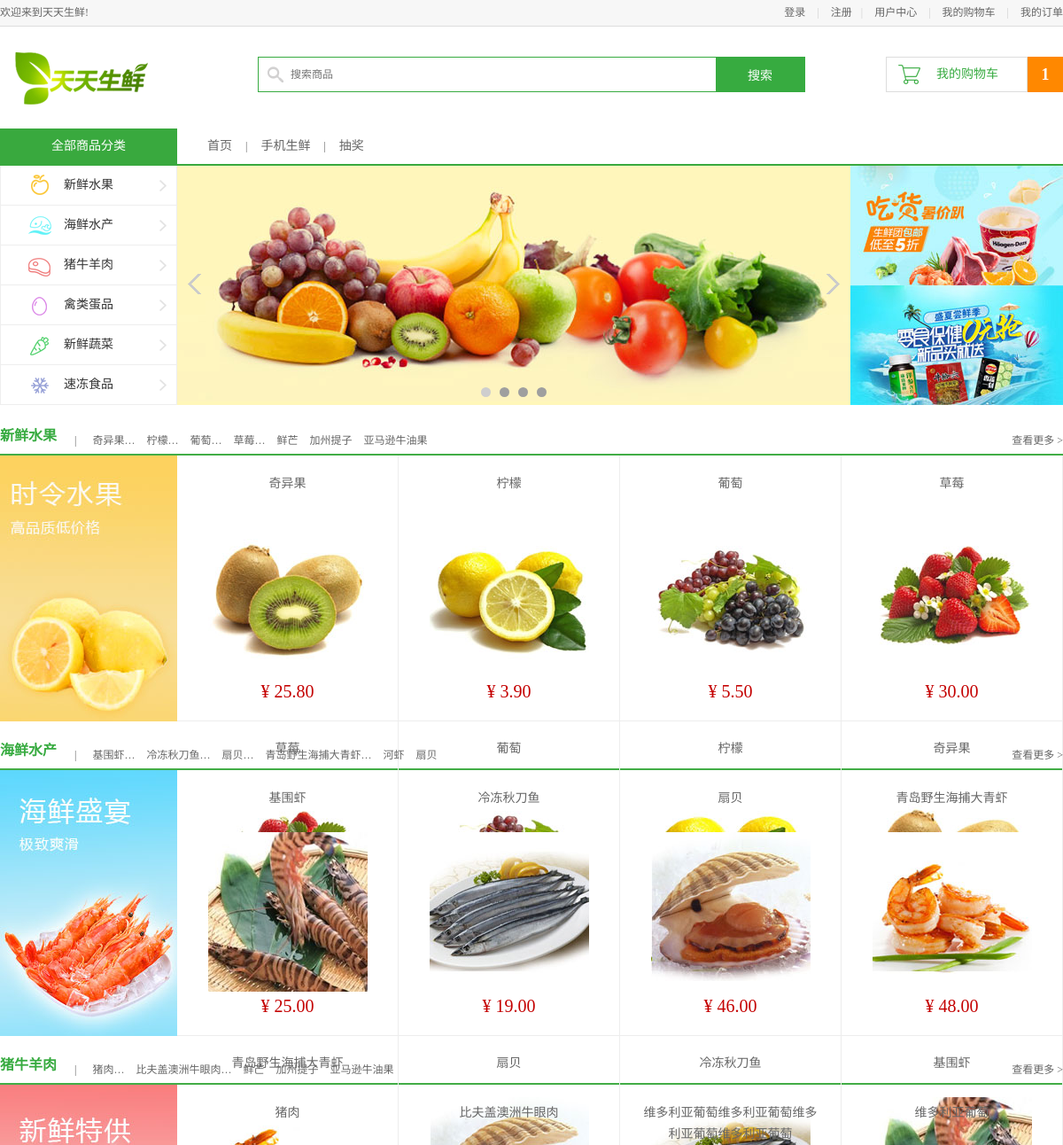
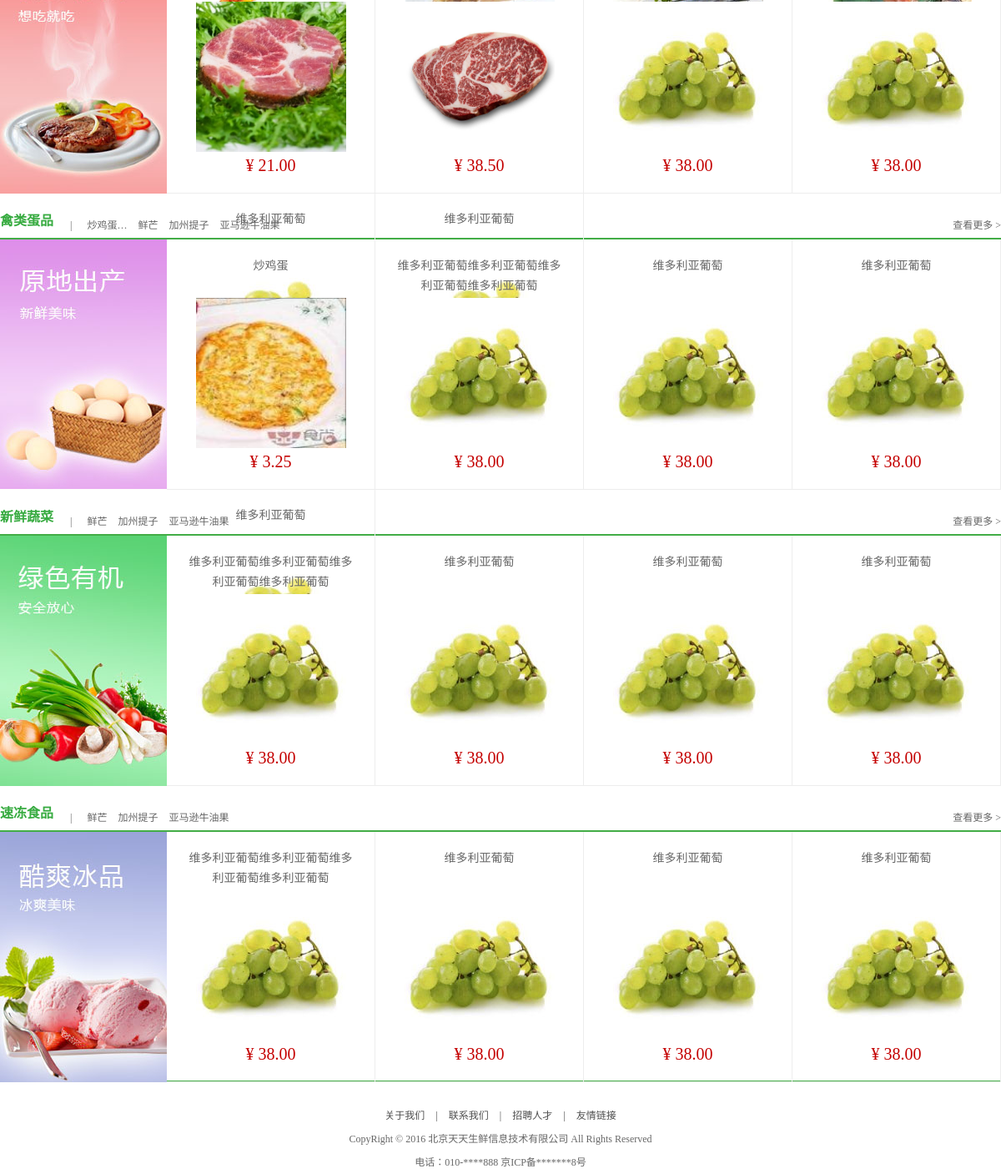
The app's page /index/ with its own data (2 pictures, top to bottom).
### goods/models.py (models this page shows, shortened)
class GoodInfo(models.Model):
    gtitle = models.CharField(max_length=32)
    gpic = models.ImageField(upload_to='image/goods') # upload_to是什么？
    gprice = models.DecimalField(max_digits=6,decimal_places=2)
    guntil = models.CharField(max_length=10,default='500g')
    isDelete = models.BooleanField(default=0)
    gclick = models.IntegerField(default=0)
    gintroduction = models.CharField(max_length= 250)
    stock = models.IntegerField(default=0)
    gcontent = models.TextField(blank=True)
    gadv = models.BooleanField(default=0)
    gtype = models.ForeignKey('GoodTypeInfo',on_delete=models.CASCADE)

### dailyfresh/views.py (the view)
# urls.py: path('index/',views.index),
def index(request):
    goodtypes = GoodTypeInfo.objects.all()
    typeone = goodtypes[0].goodinfo_set.order_by('-id')[0:4]
    typeone_h = goodtypes[0].goodinfo_set.order_by('-gclick')[0:4]
    typetwo = goodtypes[1].goodinfo_set.order_by('-id')[0:4]
    typetwo_h = goodtypes[1].goodinfo_set.order_by('-gclick')[0:4]
    typethree = goodtypes[2].goodinfo_set.order_by('-id')[0:4]
    typethree_h = goodtypes[2].goodinfo_set.order_by('-gclick')[0:4]
    typefour = goodtypes[3].goodinfo_set.order_by('-id')[0:4]
    typefour_h = goodtypes[3].goodinfo_set.order_by('-gclick')[0:4]
    typefive = goodtypes[3].goodinfo_set.order_by('-id')[0:4]
    typefive_h = goodtypes[3].goodinfo_set.order_by('-gclick')[0:4]
    typesix = goodtypes[3].goodinfo_set.order_by('-id')[0:4]
    typesix_h = goodtypes[3].goodinfo_set.order_by('-gclick')[0:4]
    context = {'title':'首页','locals':locals(),'t1':typeone,'t1h':typeone_h,'t2':typetwo,'t2h':typetwo_h,
               't3':typethree,'t3h':typethree_h,'t4':typefour,'t4h':typefour_h,'th5':typefive,
               'th5h':typefive_h,'th6':typesix_h,
               }
    return render(request, 'goods/index.html', context)

### templates/goods/index.html (shortened to what this page needs)
{% extends 'base_goods.html' %}
{% block main_con %}
    <div class="navbar_con">
		<div class="navbar">
			<h1 class="fl">全部商品分类</h1>
			<ul class="navlist fl">
				<li><a href="">首页</a></li>
				<li class="interval">|</li>
				<li><a href="">手机生鲜</a></li>
				<li class="interval">|</li>
				<li><a href="">抽奖</a></li>
			</ul>
		</div>
	</div>
	<div class="center_con clearfix">
		<ul class="subnav fl">
			<li><a href="#model01" class="fruit">新鲜水果</a></li>
			<li><a href="#model02" class="seafood">海鲜水产</a></li>
			<li><a href="#model03" class="meet">猪牛羊肉</a></li>
			<li><a href="#model04" class="egg">禽类蛋品</a></li>
			<li><a href="#model05" class="vegetables">新鲜蔬菜</a></li>
			<li><a href="#model06" class="ice">速冻食品</a></li>
		</ul>
		<div class="slide fl">
			<ul class="slide_pics">
				<li><img src="/static/images/slide.jpg" alt="幻灯片"></li>
			</ul>
			<div class="prev"></div>
			<div class="next"></div>
			<ul class="points"></ul>
		</div>
		<div class="adv fl">
			<a href="#"><img src="/static/images/adv01.jpg"></a>
			<a href="#"><img src="/static/images/adv02.jpg"></a>
		</div>
	</div>
	<div class="list_model">
		<div class="list_title clearfix">
			<h3 class="fl" id="model01">新鲜水果</h3>
			<div class="subtitle fl">
				<span>|</span>
                {% for g in t1 %}
                    <a href="/good/{{ g.id }}/">{{ g.gtitle|slice:'10' }}…</a>
                {% endfor %}
				<a href="#">鲜芒</a>
				<a href="#">加州提子</a>
				<a href="#">亚马逊牛油果</a>
			</div>
			<a href="#" class="goods_more fr" id="fruit_more">查看更多 ></a>
		</div>
		<div class="goods_con clearfix">
			<div class="goods_banner fl"><img src="/static/images/banner01.jpg"></div>
			<ul class="goods_list fl">
                {% for g in t1 %}
                    <li>
                        <h4><a href="/goods/{{ g.id }}/">{{ g.gtitle }}</a></h4>
                        <a href="#"><img src="/static/{{ g.gpic }}/" alt="{{ g.gtitle }}"></a>
                        <div class="prize">¥ {{ g.gprice }}</div>
                    </li>
                {% endfor %}
				<li>
					<h4><a href="#">草莓</a></h4>
					<a href="#"><img src="/static/images/goods/goods003.jpg"></a>
					<div class="prize">¥ 30.00</div>
				</li>
				<li>
					<h4><a href="#">葡萄</a></h4>
					<a href="#"><img src="/static/images/goods/goods002.jpg"></a>
					<div class="prize">¥ 5.50</div>
				</li>
				<li>
					<h4><a href="#">柠檬</a></h4>
					<a href="#"><img src="/static/images/goods/goods001.jpg"></a>
					<div class="prize">¥ 3.90</div>
				</li>
				<li>
					<h4><a href="#">奇异果</a></h4>
					<a href="#"><img src="/static/images/goods/goods012.jpg"></a>
					<div class="prize">¥ 25.80</div>
				</li>
			</ul>
		</div>
	</div>
	<div class="list_model">
		<div class="list_title clearfix">
			<h3 class="fl" id="model02">海鲜水产</h3>
			<div class="subtitle fl">
				<span>|</span>
                {% for g in t2 %}
                    <a href="/good/{{ g.id }}/">{{ g.gtitle|slice:'10' }}…</a>
                {% endfor %}
				<a href="#">河虾</a>
				<a href="#">扇贝</a>
			</div>
			<a href="#" class="goods_more fr">查看更多 ></a>
		</div>
		<div class="goods_con clearfix">
			<div class="goods_banner fl"><img src="images/banner02.jpg"></div>
			<ul class="goods_list fl">
                {% for g in t2 %}
                    <li>
                        <h4><a href="/goods/{{ g.id }}/">{{ g.gtitle }}</a></h4>
                        <a href="#"><img src="/static/{{ g.gpic }}/" alt="{{ g.gtitle }}"></a>
                        <div class="prize">¥ {{ g.gprice }}</div>
                    </li>
                {% endfor %}
				<li>
					<h4><a href="#">青岛野生海捕大青虾</a></h4>
					<a href="#"><img src="images/goods/goods018.jpg"></a>
					<div class="prize">¥ 48.00</div>
				</li>
				<li>
					<h4><a href="#">扇贝</a></h4>
					<a href="#"><img src="images/goods/goods019.jpg"></a>
					<div class="prize">¥ 46.00</div>
				</li>
				<li>
					<h4><a href="#">冷冻秋刀鱼</a></h4>
					<a href="#"><img src="images/goods/goods020.jpg"></a>
					<div class="prize">¥ 19.00</div>
				</li>
				<li>
					<h4><a href="#">基围虾</a></h4>
					<a href="#"><img src="images/goods/goods021.jpg"></a>
					<div class="prize">¥ 25.00</div>
				</li>
			</ul>
		</div>
	</div>
	<div class="list_model">
		<div class="list_title clearfix">
			<h3 class="fl" id="model03">猪牛羊肉</h3>
			<div class="subtitle fl">
				<span>|</span>
                {% for g in t3 %}
                    <a href="/good/{{ g.id }}/">{{ g.gtitle|slice:'10' }}…</a>
                {% endfor %}
				<a href="#">鲜芒</a>
				<a href="#">加州提子</a>
				<a href="#">亚马逊牛油果</a>
			</div>
			<a href="#" class="goods_more fr">查看更多 ></a>
		</div>
		<div class="goods_con clearfix">
			<div class="goods_banner fl"><img src="images/banner03.jpg"></div>
			<ul class="goods_list fl">
                {% for g in t3 %}
                    <li>
                        <h4><a href="/goods/{{ g.id }}/">{{ g.gtitle }}</a></h4>
                        <a href="#"><img src="/static/{{ g.gpic }}/" alt="{{ g.gtitle }}"></a>
                        <div class="prize">¥ {{ g.gprice }}</div>
                    </li>
                {% endfor %}
				<li>
					<h4><a href="#">维多利亚葡萄维多利亚葡萄维多利亚葡萄维多利亚葡萄</a></h4>
					<a href="#"><img src="images/goods.jpg"></a>
					<div class="prize">¥ 38.00</div>
				</li>
				<li>
					<h4><a href="#">维多利亚葡萄</a></h4>
					<a href="#"><img src="images/goods.jpg"></a>
					<div class="prize">¥ 38.00</div>
				</li>
				<li>
					<h4><a href="#">维多利亚葡萄</a></h4>
					<a href="#"><img src="images/goods.jpg"></a>
					<div class="prize">¥ 38.00</div>
				</li>
				<li>
					<h4><a href="#">维多利亚葡萄</a></h4>
					<a href="#"><img src="images/goods.jpg"></a>
					<div class="prize">¥ 38.00</div>
				</li>
			</ul>
		</div>
	</div>
	<div class="list_model">
		<div class="list_title clearfix">
			<h3 class="fl" id="model04">禽类蛋品</h3>
			<div class="subtitle fl">
				<span>|</span>
                {% for g in t4 %}
                    <a href="/good/{{ g.id }}/">{{ g.gtitle|slice:'10' }}…</a>
                {% endfor %}
				<a href="#">鲜芒</a>
				<a href="#">加州提子</a>
				<a href="#">亚马逊牛油果</a>
			</div>
			<a href="#" class="goods_more fr">查看更多 ></a>
		</div>
		<div class="goods_con clearfix">
			<div class="goods_banner fl"><img src="images/banner04.jpg"></div>
			<ul class="goods_list fl">
                {% for g in t4 %}
                    <li>
                        <h4><a href="/goods/{{ g.id }}/">{{ g.gtitle }}</a></h4>
                        <a href="#"><img src="/static/{{ g.gpic }}/" alt="{{ g.gtitle }}"></a>
                        <div class="prize">¥ {{ g.gprice }}</div>
                    </li>
                {% endfor %}
				<li>
					<h4><a href="#">维多利亚葡萄维多利亚葡萄维多利亚葡萄维多利亚葡萄</a></h4>
					<a href="#"><img src="images/goods.jpg"></a>
					<div class="prize">¥ 38.00</div>
				</li>
				<li>
					<h4><a href="#">维多利亚葡萄</a></h4>
					<a href="#"><img src="images/goods.jpg"></a>
					<div class="prize">¥ 38.00</div>
				</li>
				<li>
					<h4><a href="#">维多利亚葡萄</a></h4>
					<a href="#"><img src="images/goods.jpg"></a>
					<div class="prize">¥ 38.00</div>
				</li>
				<li>
					<h4><a href="#">维多利亚葡萄</a></h4>
					<a href="#"><img src="images/goods.jpg"></a>
					<div class="prize">¥ 38.00</div>
				</li>
			</ul>
		</div>
	</div>
	<div class="list_model">
		<div class="list_title clearfix">
			<h3 class="fl" id="model05">新鲜蔬菜</h3>
			<div class="subtitle fl">
				<span>|</span>
				<a href="#">鲜芒</a>
				<a href="#">加州提子</a>
				<a href="#">亚马逊牛油果</a>
			</div>
			<a href="#" class="goods_more fr">查看更多 ></a>
		</div>
		<div class="goods_con clearfix">
			<div class="goods_banner fl"><img src="images/banner05.jpg"></div>
			<ul class="goods_list fl">
				<li>
					<h4><a href="#">维多利亚葡萄维多利亚葡萄维多利亚葡萄维多利亚葡萄</a></h4>
					<a href="#"><img src="images/goods.jpg"></a>
					<div class="prize">¥ 38.00</div>
				</li>
				<li>
					<h4><a href="#">维多利亚葡萄</a></h4>
					<a href="#"><img src="images/goods.jpg"></a>
					<div class="prize">¥ 38.00</div>
				</li>
				<li>
					<h4><a href="#">维多利亚葡萄</a></h4>
					<a href="#"><img src="images/goods.jpg"></a>
					<div class="prize">¥ 38.00</div>
				</li>
				<li>
					<h4><a href="#">维多利亚葡萄</a></h4>
					<a href="#"><img src="images/goods.jpg"></a>
					<div class="prize">¥ 38.00</div>
				</li>
			</ul>
		</div>
	</div>
	<div class="list_model">
		<div class="list_title clearfix">
			<h3 class="fl" id="model06">速冻食品</h3>
			<div class="subtitle fl">
				<span>|</span>
				<a href="#">鲜芒</a>
				<a href="#">加州提子</a>
				<a href="#">亚马逊牛油果</a>
			</div>
			<a href="#" class="goods_more fr">查看更多 ></a>
		</div>
		<div class="goods_con clearfix">
			<div class="goods_banner fl"><img src="images/banner06.jpg"></div>
			<ul class="goods_list fl">
				<li>
					<h4><a href="#">维多利亚葡萄维多利亚葡萄维多利亚葡萄维多利亚葡萄</a></h4>
					<a href="#"><img src="images/goods.jpg"></a>
					<div class="prize">¥ 38.00</div>
				</li>
				<li>
					<h4><a href="#">维多利亚葡萄</a></h4>
					<a href="#"><img src="images/goods.jpg"></a>
					<div class="prize">¥ 38.00</div>
				</li>
				<li>
					<h4><a href="#">维多利亚葡萄</a></h4>
					<a href="#"><img src="images/goods.jpg"></a>
					<div class="prize">¥ 38.00</div>
				</li>
				<li>
					<h4><a href="#">维多利亚葡萄</a></h4>
					<a href="#"><img src="images/goods.jpg"></a>
					<div class="prize">¥ 38.00</div>
				</li>
			</ul>
		</div>
	</div>
{% endblock main_con %}

### templates/base_goods.html
{% extends 'base.html' %}
{% block search%}
    <div class="search_bar clearfix">
		<a href="goods/index.html" class="logo fl"><img src="/static/images/logo.png"></a>
		<div class="search_con fl">
			<input type="text" class="input_text fl" name="" placeholder="搜索商品">
			<input type="button" class="input_btn fr" name="" value="搜索">
		</div>
		<div class="guest_cart fr">
			<a href="#" class="cart_name fl">我的购物车</a>
			<div class="goods_count fl">1</div>
		</div>
	</div>
{% endblock search %}

### templates/base.html (shortened to what this page needs)
<!DOCTYPE html PUBLIC "-//W3C//DTD XHTML 1.0 Transitional//EN" "http://www.w3.org/TR/xhtml1/DTD/xhtml1-transitional.dtd">
<html xmlns="http://www.w3.org/1999/xhtml" xml:lang="en">
<head>
	<link rel="stylesheet" type="text/css" href="/static/css/reset.css">
	<link rel="stylesheet" type="text/css" href="/static/css/main.css">
</head>
<body>
    <div class="header_con">
		<div class="header">
			<div class="welcome fl">欢迎来到天天生鲜!</div>
			<div class="fr">
                {% if request.session.user_name|default:'' != ''%}
                    <div class="login_btn fl">
					    欢迎您：<em>{{ request.session.user_name }}</em>
				        <span>|</span>
                        <a href="/user/logout/">退出</a>
                    </div>
                {% else %}
                    <div class="login_btn fl">
                        <a href="/user/login/">登录</a>
                        <span>|</span>
                        <a href="/user/register/">注册</a>
				    </div>
                {% endif %}
				<div class="user_link fl">
					<span>|</span>
					<a href="/user/info/">用户中心</a>
					<span>|</span>
					<a href="cart.html">我的购物车</a>
					<span>|</span>
					<a href="/user/order/">我的订单</a>
				</div>
			</div>
		</div>
	</div>
    {% block search %}{% endblock search %}
    {% block main_con %}{% endblock main_con %}
    <div class="footer no-mp">
		<div class="foot_link">
			<a href="#">关于我们</a>
			<span>|</span>
			<a href="#">联系我们</a>
			<span>|</span>
			<a href="#">招聘人才</a>
			<span>|</span>
			<a href="#">友情链接</a>
		</div>
		<p>CopyRight © 2016 北京天天生鲜信息技术有限公司 All Rights Reserved</p>
		<p>电话：010-****888    京ICP备*******8号</p>
	</div>
</body>

### records on screen
GoodInfo: gtitle "奇异果", gpic (picture), gprice "25.80"
GoodInfo: gtitle "柠檬", gpic (picture), gprice "3.90"
GoodInfo: gtitle "葡萄", gpic (picture), gprice "5.50"
GoodInfo: gtitle "草莓", gpic (picture), gprice "30.00"
GoodInfo: gtitle "基围虾", gpic (picture), gprice "25.00"
GoodInfo: gtitle "冷冻秋刀鱼", gpic (picture), gprice "19.00"
GoodInfo: gtitle "扇贝", gpic (picture), gprice "46.00"
GoodInfo: gtitle "青岛野生海捕大青虾", gpic (picture), gprice "48.00"
GoodInfo: gtitle "猪肉", gpic (picture), gprice "21.00"
GoodInfo: gtitle "比夫盖澳洲牛眼肉", gpic (picture), gprice "38.50"
GoodInfo: gtitle "炒鸡蛋", gpic (picture), gprice "3.25"
